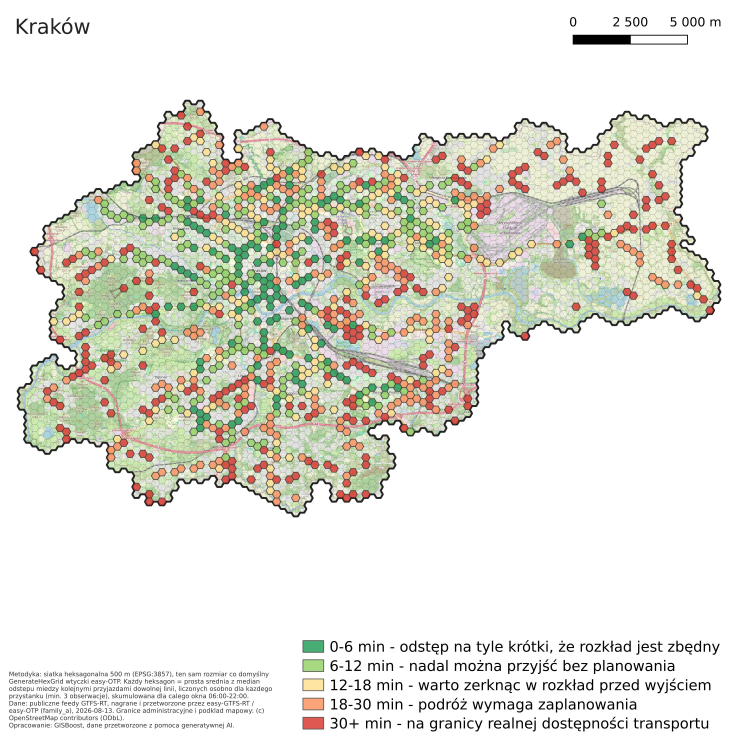
#> input picture tools/transit_charts/assets/examples/headway_map_example_Kraków.jpg, 2952 x 2952 px (shown at 1/4 size)
$ python composite_legend.py '../transit_charts/assets/examples/headway_map_example_Gdańsk.jpg' '../transit_charts/assets/examples/headway_map_example_Kraków.jpg' '../transit_charts/assets/examples/headway_map_example_Kraków.jpg' '../transit_charts/assets/examples/headway_map_example_Kraków.jpg'
#> lines starting #> are read from the running program, lines starting #| are printed output that depends on the picture
"""Paste a city's bivariate legend PNG into the bottom-left corner of its map
render, with a semi-opaque white backing so it stays legible over the basemap.

Usage: py composite_legend.py <city> <map_png> <legend_png> <out_png>
"""
import sys

from PIL import Image

CITY = sys.argv[1]
map_path, legend_path, out_path = sys.argv[2], sys.argv[3], sys.argv[4]

base = Image.open(map_path).convert("RGBA")
legend = Image.open(legend_path).convert("RGBA")

# scale legend to ~32% of map width
target_w = int(base.width * 0.32)
#> target_w = 944
scale = target_w / legend.width
#> scale = 0.32
legend = legend.resize((target_w, int(legend.height * scale)), Image.LANCZOS)
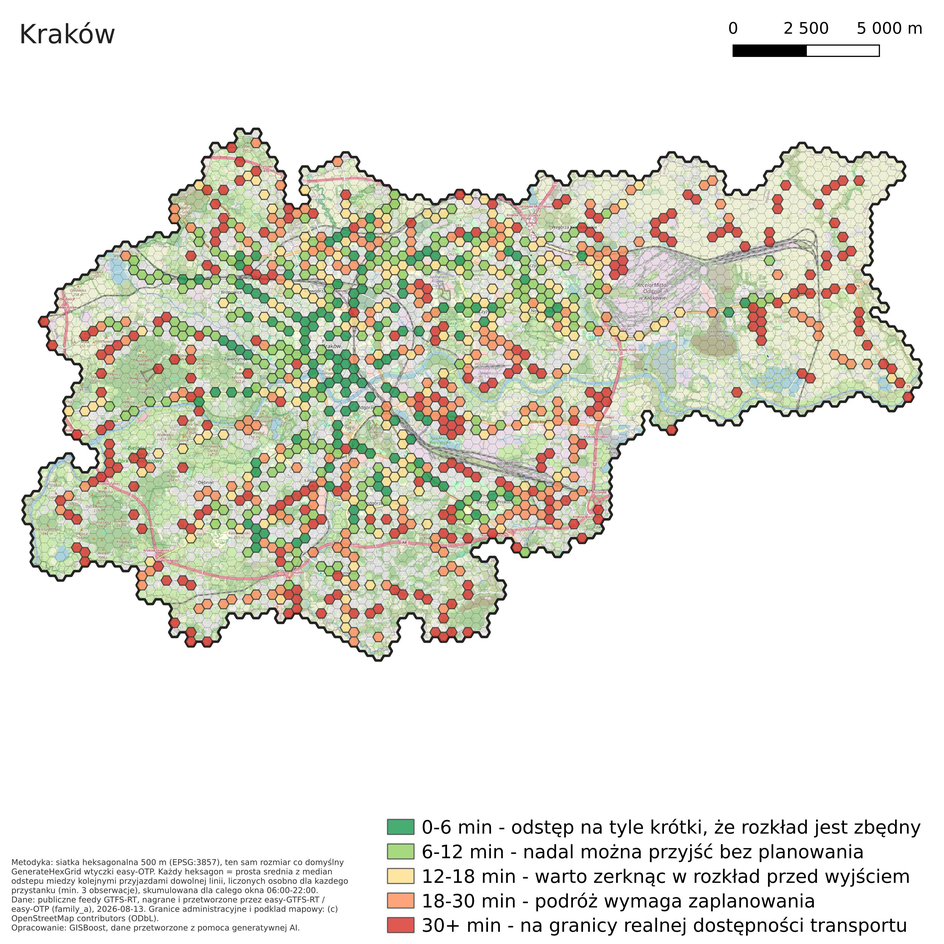
#> legend: PIL image 944x944 RGBA; mean R, G, B, A 227.6, 227.5, 218.4, 255

pad = 14
x = pad
y = base.height - legend.height - pad
#> y = 1994

backing = Image.new("RGBA", (legend.width + 2 * pad, legend.height + 2 * pad), (255, 255, 255, 235))
base.alpha_composite(backing, (x - pad, y - pad))
base.alpha_composite(legend, (x, y))
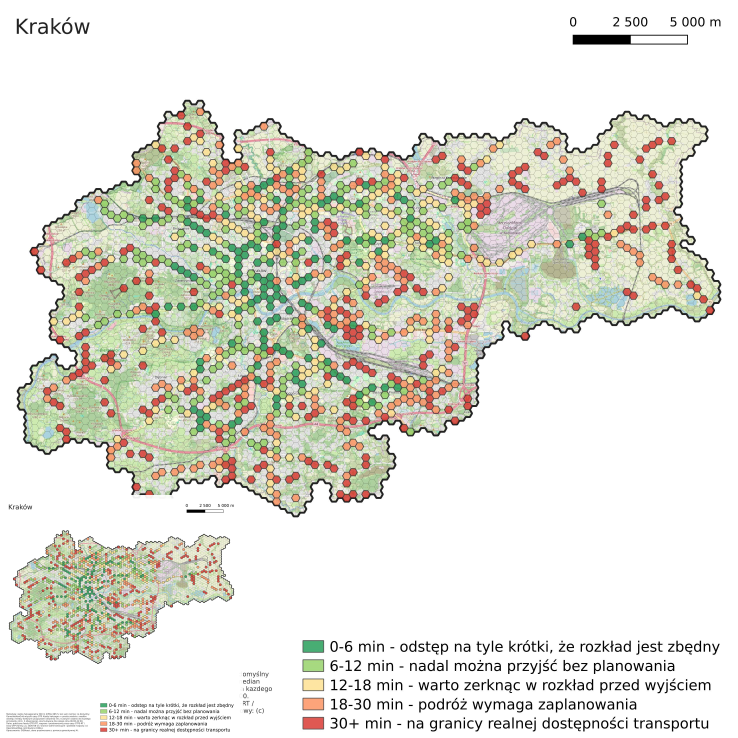
#> base: PIL image 2952x2952 RGBA (shown at 1/4 size); mean R, G, B, A 225.9, 225.8, 215.8, 255
base.convert("RGB").save(out_path)
print(f"wrote {out_path}")

$ run again, on tools/transit_charts/assets/examples/headway_map_example_Poznań.jpg
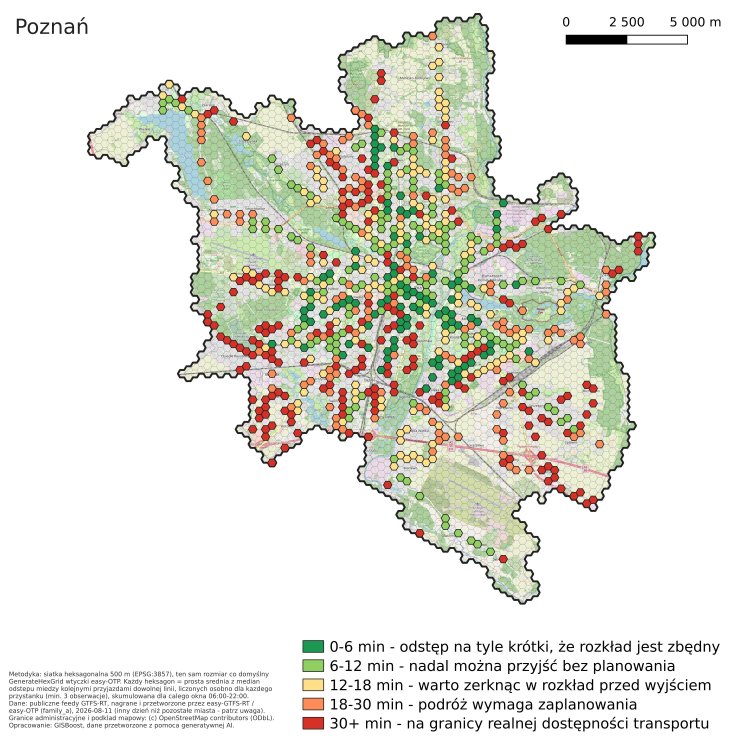
#> input picture tools/transit_charts/assets/examples/headway_map_example_Poznań.jpg, 2952 x 2952 px (shown at 1/4 size)
#> `legend = legend.resize((target_w, int(legend.height * scale)), Image.L..`:
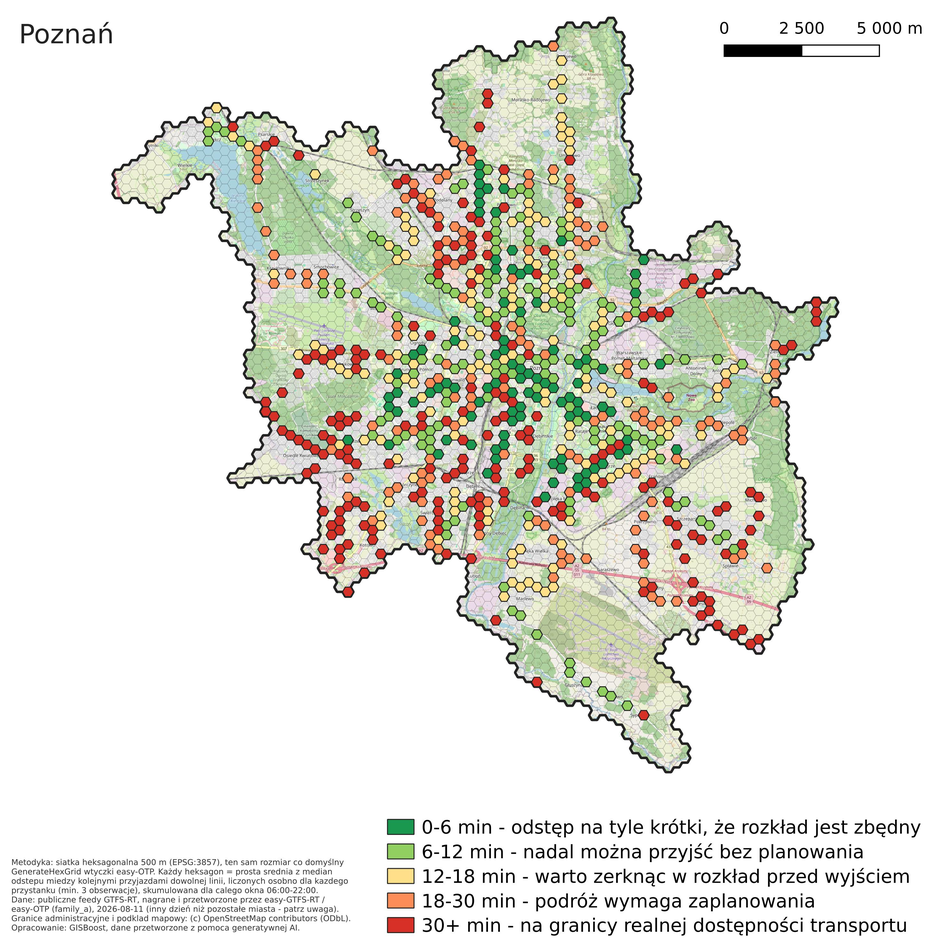
#> legend: PIL image 944x944 RGBA; mean R, G, B, A 228.2, 228.7, 220.2, 255
#> `base.alpha_composite(legend, (x, y))`:
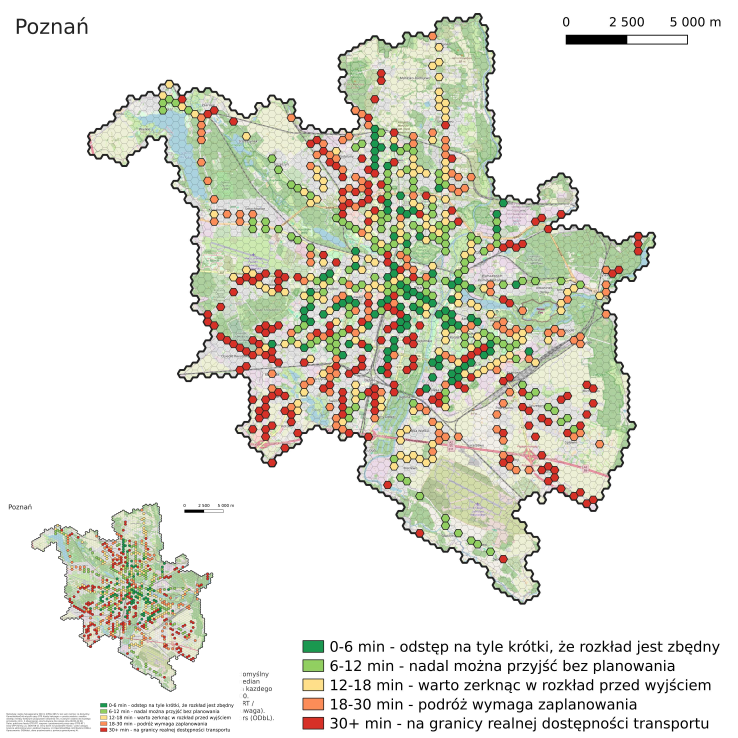
#> base: PIL image 2952x2952 RGBA (shown at 1/4 size); mean R, G, B, A 226.6, 227.1, 217.7, 255

$ run again, on tools/transit_charts/assets/examples/headway_map_example_Warszawa.jpg
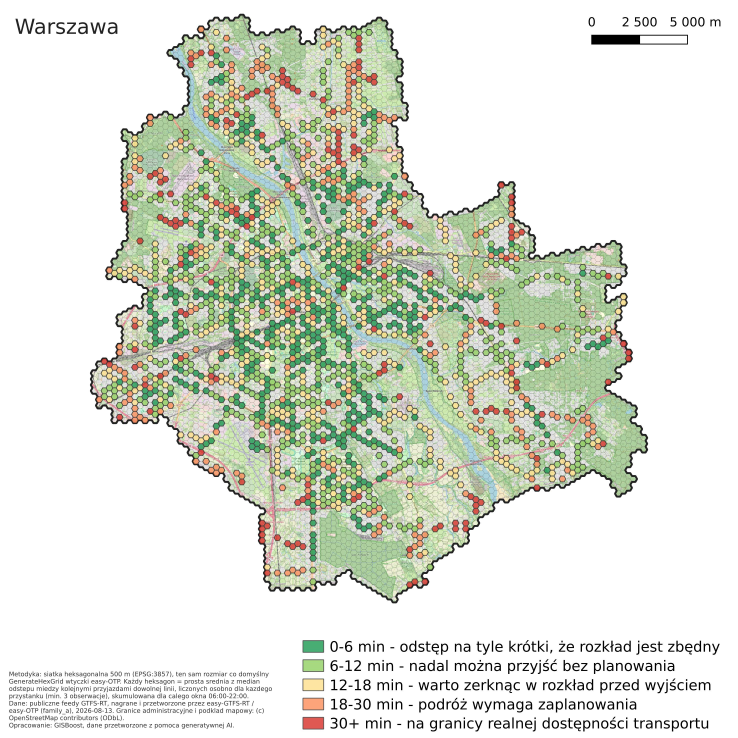
#> input picture tools/transit_charts/assets/examples/headway_map_example_Warszawa.jpg, 2952 x 2952 px (shown at 1/4 size)
#> `legend = legend.resize((target_w, int(legend.height * scale)), Image.L..`:
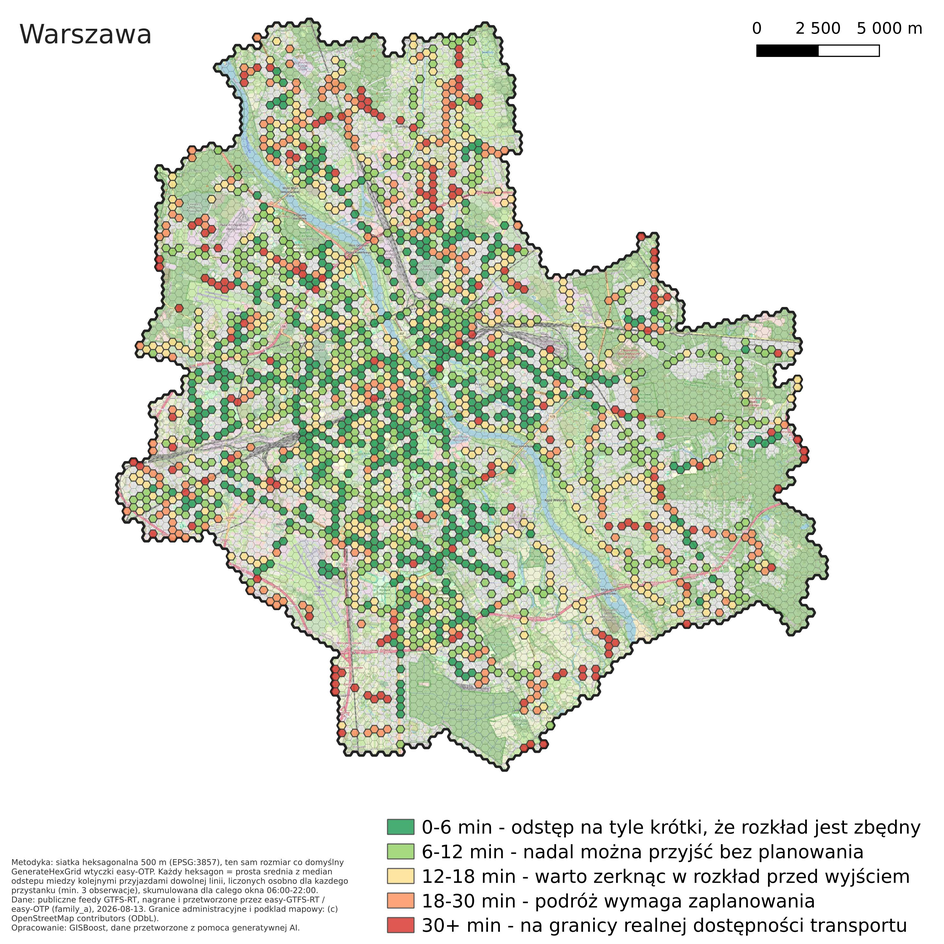
#> legend: PIL image 944x944 RGBA; mean R, G, B, A 219.7, 224.2, 212.4, 255
#> `base.alpha_composite(legend, (x, y))`:
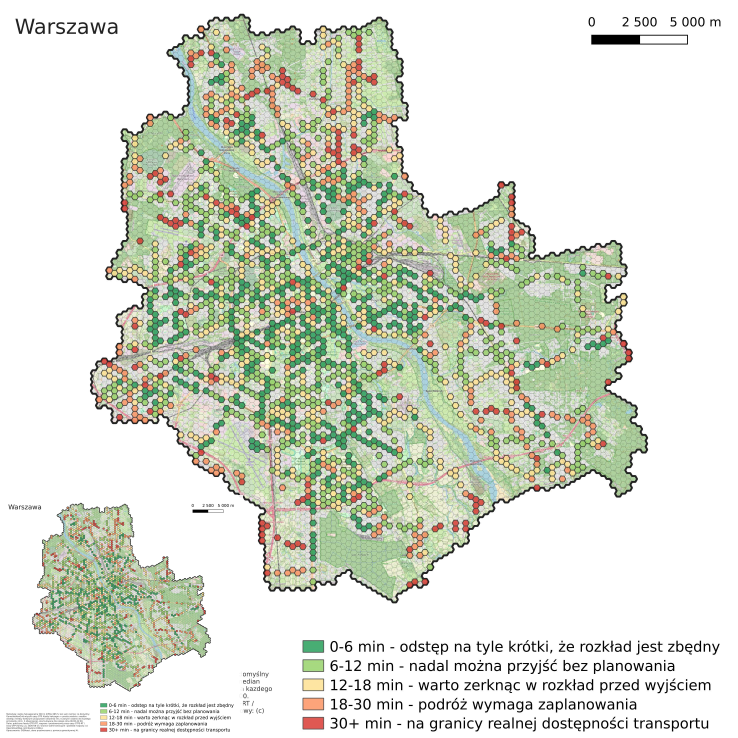
#> base: PIL image 2952x2952 RGBA (shown at 1/4 size); mean R, G, B, A 217.1, 222.1, 209.1, 255

$ run again, on tools/transit_charts/assets/examples/headway_map_example_Łódź.jpg
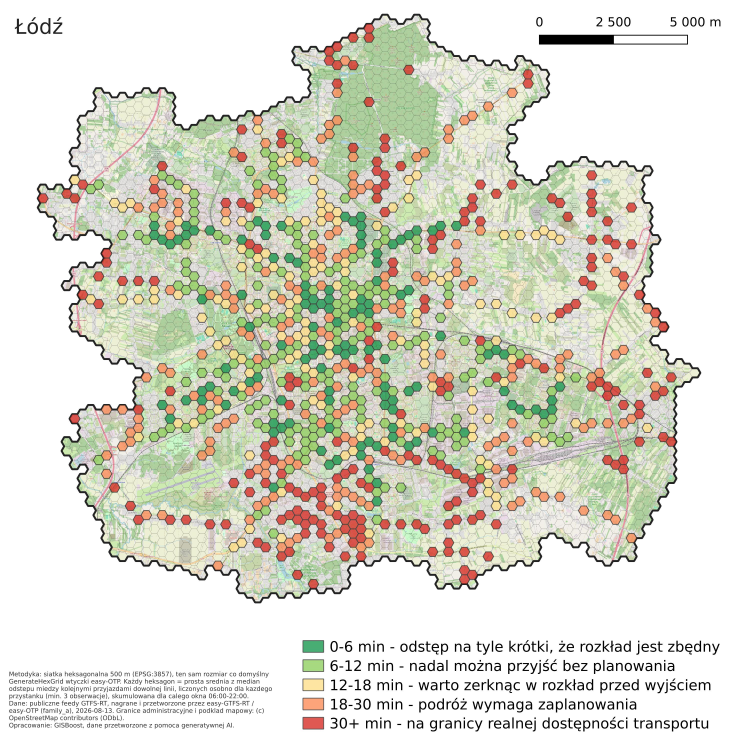
#> input picture tools/transit_charts/assets/examples/headway_map_example_Łódź.jpg, 2952 x 2952 px (shown at 1/4 size)
#> `legend = legend.resize((target_w, int(legend.height * scale)), Image.L..`:
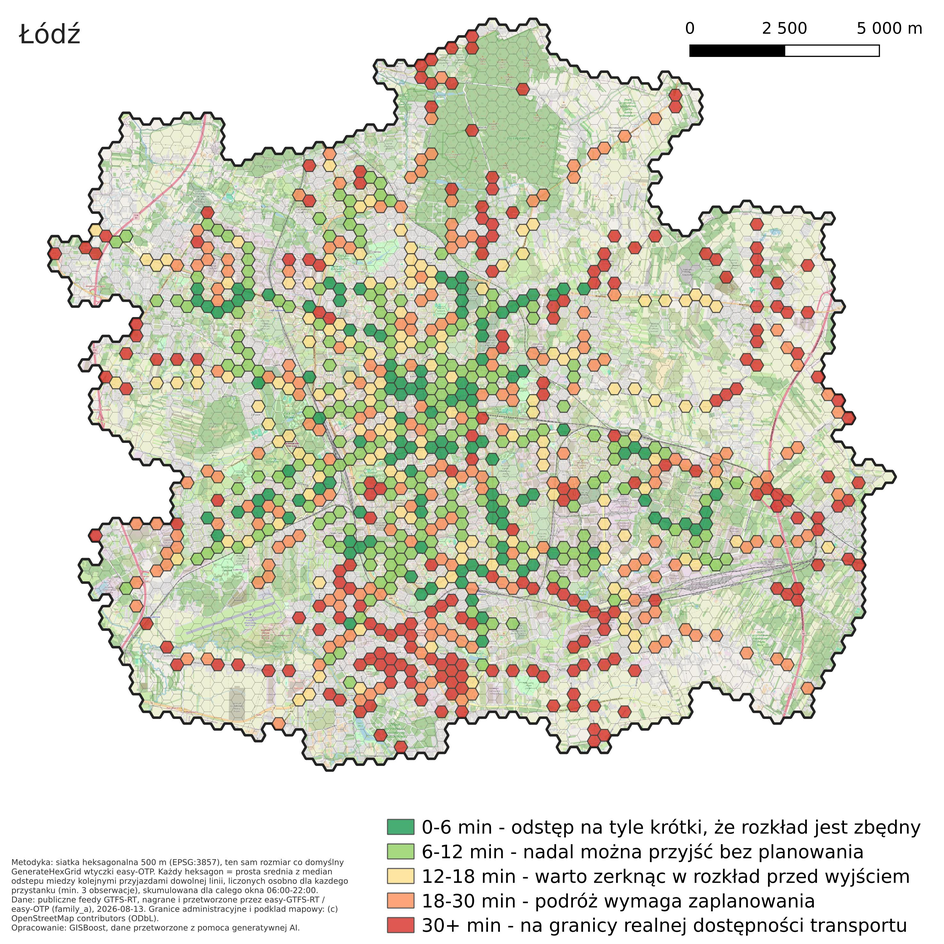
#> legend: PIL image 944x944 RGBA; mean R, G, B, A 218.8, 218.8, 205, 255
#> `base.alpha_composite(legend, (x, y))`:
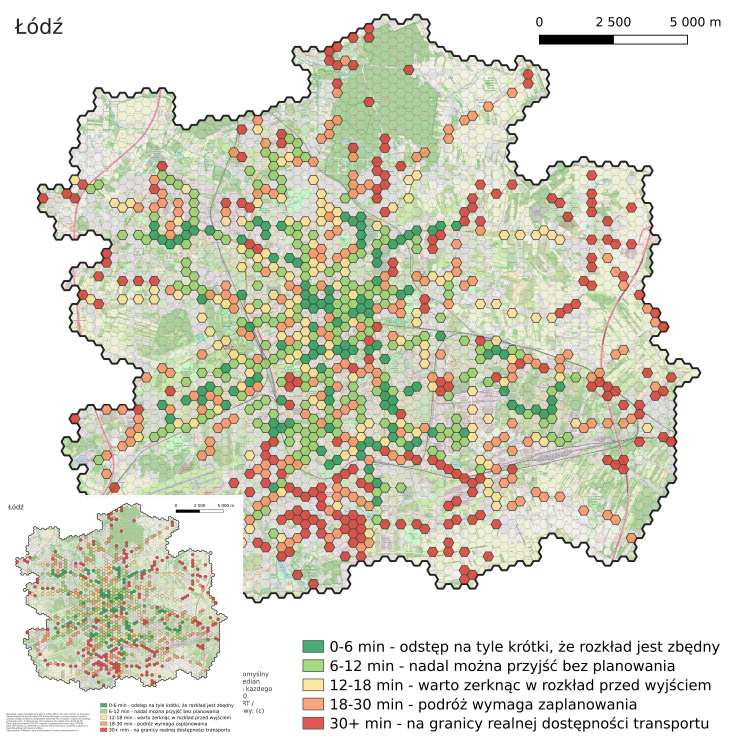
#> base: PIL image 2952x2952 RGBA (shown at 1/4 size); mean R, G, B, A 217.2, 217.2, 202.4, 255
